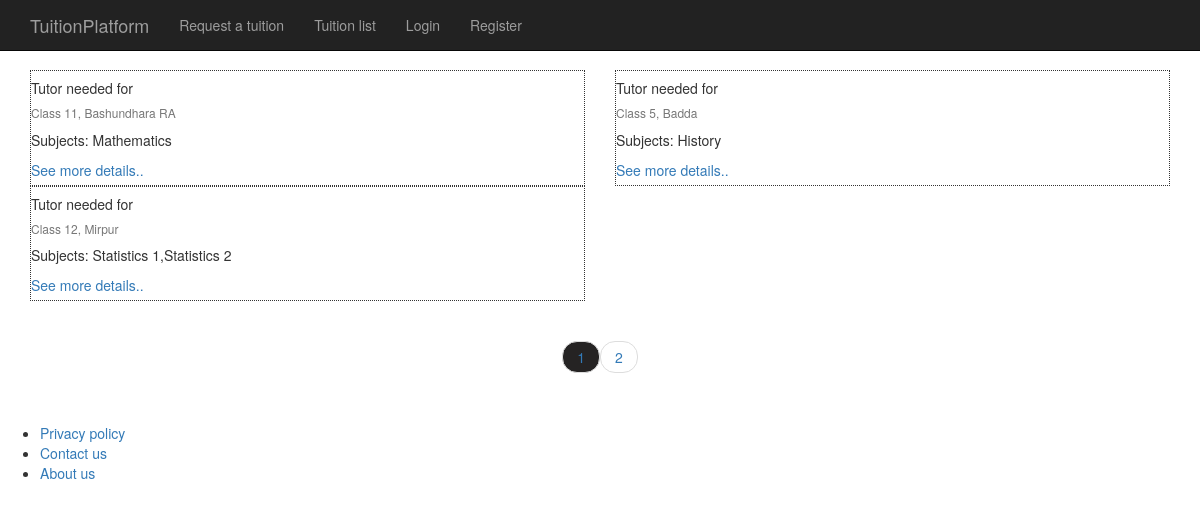
The app's page /client/tuition list.php?page=1 with its own data.
### includes/functions.php (the view, shortened to what this page needs)
<?php
function get_result_from_db_query($query)
{
    global $connection;
    $result = mysqli_query($connection, $query);
    return $result;
}
function queryline($query_string)
{
    return $query_string . " ";
}
?>
        <?php
function get_count_of_records_in_a_table($table)
{
    global $connection;
    $query = queryline("SELECT COUNT(*) FROM `{$table}`");
    $result = mysqli_query($connection, $query);
    while ($row = mysqli_fetch_assoc($result)) {
        $count_of_records_in_the_table = $row['COUNT(*)'];
    }
    return $count_of_records_in_the_table;
}
        ?>
        <?php
function read_limited_tuition_requests_for_client_view($num_of_rows_skipped, $num_of_results)
{
    global $connection;
    $query = queryline("SELECT `id`,`student class`, `student subjects`,`teaching location` FROM `tuition request`");
    $query .= queryline("LIMIT $num_of_rows_skipped,$num_of_results");
    $limited_tuition_requests = get_result_from_db_query($query);
    if (!$limited_tuition_requests) {
        die("Query Failed" . mysqli_error($connection));
    } else {
        while ($row = mysqli_fetch_assoc($limited_tuition_requests)) {
        ?>
            <div class="col-md-6">
                <div class="card" style="border: 0.5px dotted; padding-bottom:5px ;">
                    <div class="card-body">
                        <h5 class="card-title">Tutor needed for</h5>
                        <h6 class="card-subtitle mb-2 text-muted"><?php echo $row['student class'] . ", " . $row['teaching location']; ?></h6>
                        <p class="card-text"> <?php echo "Subjects: " . $row['student subjects']; ?> </p>
                        <a href="tuition info.php?id=<?php echo $row['id']; ?>" class="card-link">See more details..</a>
                    </div>
                </div>
            </div>
        <?php
        }
    }
}
        ?>
<?php
function is_logged_in()
{
    return (isset($_SESSION['user_email']) or isset($_SESSION['user_phone']));
}
?>

### client/tuition list.php (shortened to what this page needs)
<?php include "../includes/functions.php"; ?>
<!DOCTYPE html>
<html>
<?php include "includes/header.php"; ?>
<body>
    <div id="wrapper">
        <?php include "includes/navigation.php"; ?>
        <div id="page-wrapper">
            <div class="row">
                <div class="container-fluid">
                    <div class="col-xs-13">
                        <table class="table table-bordered table-hover">
                            <div class="container">
                                <div class="row">
                                    <?php
                                    $num_of_results = 3;
                                    if (isset($_GET['page'])) {
                                        $page = $_GET['page'];
                                    } else {
                                        $page = "";
                                    }
                                    if ($page == "" || $page == 1) {
                                        $page_1 = 0;
                                    } else {
                                        $page_1 = ($page * $num_of_results) - $num_of_results;
                                    }
                                    read_limited_tuition_requests_for_client_view($page_1, $num_of_results);
                                    ?>
                                </div>
                            </div>
                        </table>
                    </div>
                </div>
            </div>
            <ul class="pager">
                <?php
                $count = get_count_of_records_in_a_table("tuition request");
                $count = ceil($count / $num_of_results);
                for ($i = 1; $i <= $count; $i++) {
                    if ($i == $page) {
                        echo "<li><a class='active_link' href='tuition list.php?page={$i}'>{$i}</a></li>";
                    } else {
                        echo "<li><a href='tuition list.php?page={$i}'>{$i}</a></li>";
                    }
                }
                ?>
            </ul>
        </div>
    </div>
    <?php include "includes/footer.php"; ?>
</body>
</html>

### client/includes/header.php (shortened to what this page needs)
<head>
    <link href="../css/bootstrap.min.css" rel="stylesheet">
    <link href="../css/blog-home.css" rel="stylesheet">
    <link href="../css/styles.css" rel="stylesheet">
</head>

### client/includes/navigation.php (shortened to what this page needs)
<nav class="navbar navbar-inverse navbar-fixed-top" role="navigation">
    <div class="container">
        <div class="navbar-header">
            <a class="navbar-brand" href="index.php">TuitionPlatform</a>
        </div>
        <div class="collapse navbar-collapse" id="bs-example-navbar-collapse-1">
            <ul class="nav navbar-nav">
                <li>
                    <a href="request a tuition.php">Request a tuition</a>
                </li>
                <li>
                    <a href="tuition list.php">Tuition list</a>
                </li>
                <li>
                    <?php if (is_logged_in()) echo '<a href="logout.php">Logout</a>';
                    else echo '<a href="login.php">Login</a>';
                    ?>
                </li>
                <li>
                    <?php if (!(is_logged_in())) echo '<a href="register.php">Register</a>'
                    ?>
                </li>
            </ul>
        </div>
    </div>
</nav>

### client/includes/footer.php
<footer>
        <ul>
            <li><a href="">Privacy policy</a></li>
            <li><a href="">Contact us</a></li>
            <li><a href="">About us</a></li>
        </ul>
    </footer>

### css/blog-home.css (style rules this page uses)
body { padding-top: 70px; }
footer { margin: 50px 0; }

### css/styles.css (style rules this page uses)
.pager li .active_link { background: #252323 !important; }

### records on screen
tuition request: student class "Class 11", teaching location "Bashundhara RA", student subjects "Mathematics"
tuition request: student class "Class 5", teaching location "Badda", student subjects "History"
tuition request: student class "Class 12", teaching location "Mirpur", student subjects "Statistics 1,Statistics 2"
